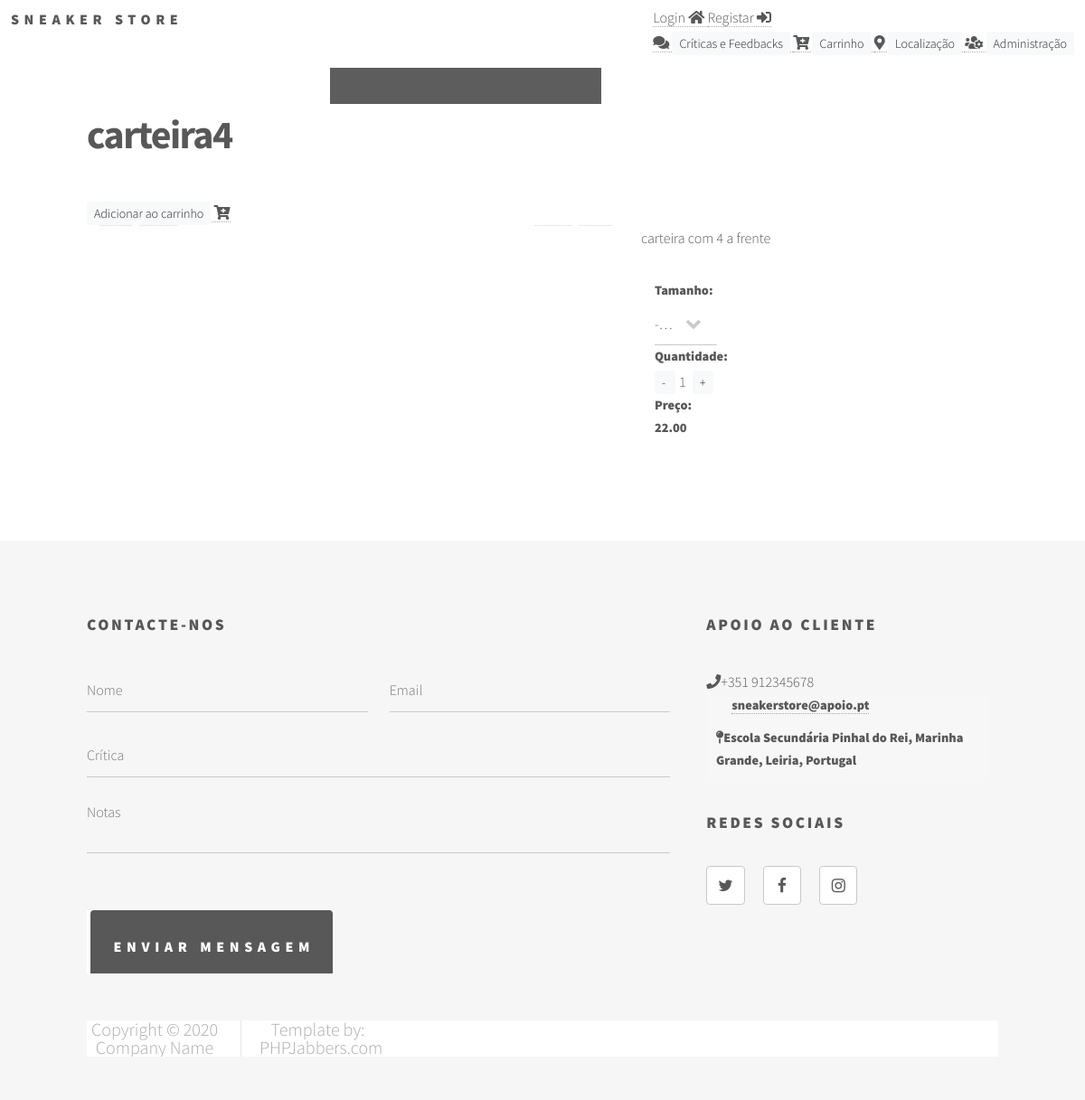
Page /References/PAPFilipe-main/ListaProduto.php?id=52 on the committed database.
### tables this page shows
CREATE TABLE `marcas`  (
  `marcaId` int(11) NOT NULL AUTO_INCREMENT,
  `marcaNome` varchar(45) NOT NULL,
  `marcaLogoURL` varchar(255) NOT NULL,
  PRIMARY KEY (`marcaId`) USING BTREE
);

CREATE TABLE `produtos`  (
  `produtoId` int(11) NOT NULL AUTO_INCREMENT,
  `produtoNome` varchar(45) NOT NULL,
  `produtoPreco` decimal(10, 2) NOT NULL,
  `produtoDestaque` enum('Sim','Nao') NOT NULL DEFAULT 'Nao',
  `produtoImagemURL` varchar(255) NOT NULL,
  `produtoTipoCategoriaCategoriaId` int(11) NOT NULL,
  `produtoTipoCategoriaTipoId` int(11) NOT NULL,
  `produtoGenero` enum('M','F','U') NOT NULL DEFAULT 'U',
  `produtoDescricao` text NOT NULL,
  `produtoDesconto` decimal(5, 2) NULL DEFAULT 0.00,
  PRIMARY KEY (`produtoId`) USING BTREE,
  INDEX `fk_produtos_tipoCategorias1_idx`(`produtoTipoCategoriaCategoriaId`, `produtoTipoCategoriaTipoId`) USING BTREE,
  CONSTRAINT `fk_produtos_tipoCategorias1` FOREIGN KEY (`produtoTipoCategoriaCategoriaId`, `produtoTipoCategoriaTipoId`) REFERENCES `tipocategorias` (`tipoCategoriaCategoriaId`, `tipoCategoriaTipoId`) ON DELETE NO ACTION ON UPDATE NO ACTION
);

### References/PAPFilipe-main/ListaProduto.php (the view, shortened to what this page needs)
<?php
include_once("includes/body.inc.php");
top();
$con=mysqli_connect("localhost","root","","pap2021sneakerstore");
$id=intval($_GET["id"]);
$sql="select * from produtos where produtoId=".$id;
$result=mysqli_query($con,$sql);
$dados=mysqli_fetch_array($result);
?>
	<div id="main">
		<div class="inner">
			<h1><?php echo $dados["produtoNome"] ?><span class="pull-right"><?php echo $dados["produtoPreco"] ?>€</span></h1>
			<a href="#" onclick="adicionaCarrinho(<?php echo $id?>)">
			<span class="btn-sm btn-light">Adicionar ao carrinho</span>
			<i class="fas fa-cart-plus"></i>
			</a>
			<div class="container-fluid">
				<div class="row">
					<div class="col-lg-7">
						<div id="carouselExampleIndicators" class="carousel slide" data-ride="carousel">
							<ol class="carousel-indicators">
								<li data-target="#carouselExampleIndicators" data-slide-to="1"></li>
								<li data-target="#carouselExampleIndicators" data-slide-to="2"></li>
								<li data-target="#carouselExampleIndicators" data-slide-to="3"></li>
								<li data-target="#carouselExampleIndicators" data-slide-to="4"></li>
							</ol>
							<a class="carousel-control-prev" href="#carouselExampleIndicators" role="button" data-slide="prev">
								<span class="carousel-control-prev-icon" aria-hidden="true"></span>
							</a>
							<a class="carousel-control-next" href="#carouselExampleIndicators" role="button" data-slide="next">
								<span class="carousel-control-next-icon" aria-hidden="true"></span>
							</a>
						</div>
					</div>
					<div class="col-lg-5">
						<p><?php echo $dados["produtoDescricao"] ?></p>
						<div class="col-lg-3 col-md-4 col-sm-6 col-xs-12">
							<div class="form-group">
								<label class="m-n">Tamanho:</label>
								<select>
									<option value="">-- --</option>
								</select>
								<td><label class="m-n">Quantidade:</label><span class="btn-sm btn-light"> - </span> <span class="text-center pl-1 pr-1">1</span> <span  class="btn-sm btn-light">+</span></td>
                                <td><label class="m-n">Preço: <?php echo $dados['produtoPreco'] ?></label>
                                     </td>
							</div>
						</div>
							</div>
			<br>
		</div>
	</div>
        </div>
    </div>
<?php
bot();
?>

### References/PAPFilipe-main/includes/body.inc.php (shortened to what this page needs)
<?php
function top(){
    ?>
    <!DOCTYPE HTML>
<html>
	<head>
		<link rel="stylesheet" href="assets/bootstrap/css/bootstrap.min.css" />
		<link rel="stylesheet" href="assets/css/main.css" />
        <link rel="stylesheet" href="https://use.fontawesome.com/releases/v5.15.2/css/all.css">
	</head>
	<body class="is-preload">
			<div id="wrapper">
					<header id="header" >
						<a href="index.php" class="logo">
							<span class="title">Sneaker Store</span>
						</a>
							<div style="float: right">
							<a href="#" data-toggle="modal" data-target="#login">Login
                                <i class="fas fa-home"></i>
							<a href="#" data-toggle="modal" data-target="#regista">Registar
                                <i class="fas fa-sign-in-alt"></i></a>
                                <br>
                                <a href="CriticasEFeedBacks.php">
                                    <i class="fas fa-comments"></i>
                                    <span class="btn-sm btn-light">Críticas e Feedbacks</span>
                                </a>
                                <a href="carrinho.php">
                                    <i class="fas fa-cart-plus"></i>
                                    <span class="btn-sm btn-light">Carrinho</span>
                                </a>
                                <a href="contact.php">
                                    <i class="fas fa-map-marker-alt"></i>
                                    <span class="btn-sm btn-light">Localização</span>
                                </a>
                                <a href="admin/admin.php">
                                    <i class="fas fa-users-cog"></i>
                                    <span class="btn-sm btn-light">Administração</span>
                                </a>
							</div>
						<div class="nav" style="width: 100%;">
							<ul style="background-color: #5d5d5d; margin-left: 30%">
                                <?php
                                $con=mysqli_connect(HOST,USER,PWD,DATABASE);
                                $sql="select * from marcas";
                                $result=mysqli_query($con,$sql);
                                while($dados=mysqli_fetch_array($result)){
                                ?>
                                <li><a class="menu" href="Marca.php?id=<?php echo $dados["marcaId"] ?>"><?php echo $dados["marcaNome"] ?></a></li>
                                <?php
                                }
                                ?>
							</ul>
						</div>
					</header>
    <?php
        }
?>
                <?php
function bot(){
    ?>
                <footer id="footer">
                    <div class="inner">
                        <section>
                            <h2>Contacte-nos</h2>
                            <form method="post" action="#">
                                <div class="fields">
                                    <div class="field half">
                                        <input type="text" name="nome" id="nome" placeholder="Nome" />
                                    </div>
                                    <div class="field half">
                                        <input type="text" name="email" id="email" placeholder="Email" />
                                    </div>
                                    <div class="field">
                                        <input type="text" name="notas" id="notas" placeholder="Crítica" />
                                    </div>
                                    <div class="field">
                                        <textarea name="message" id="message" rows="3" placeholder="Notas"></textarea>
                                    </div>
                                    <div class="field text-right">
                                        <label>&nbsp;</label>
                                        <ul class="actions" style="width: 290px; height: 70px">
                                            <li><input type="submit" value="Enviar Mensagem" class="primary" style="height: 80px; text-align: center;" /></li>
                                        </ul>
                                    </div>
                                </div>
                            </form>
                        </section>
                        <section>
                            <h2>Apoio ao Cliente</h2>
                            <table class="alt" style="background-color: white">
                                <th><span class="fa fa-envelope-o"></span> <a href="https://www.google.com/intl/pt-PT/gmail/about/#">sneakerstore@apoio.pt</a></th>
                                <thead><span class="fa fa-phone"></span> +351 912345678</thead>
                                <th><span class="fa fa-map-pin"></span>Escola Secundária Pinhal do Rei, Marinha Grande, Leiria, Portugal</th>
                            </table>
                            <h2>Redes Sociais</h2>
                            <table class="icons" style="height: 51px; width: 300px">
                                <tr><a href="https://twitter.com/login?lang=pt" class="icon style2 fa-twitter"><span class="label" style="background-color: #ffffff">Twitter</span></a></tr>
                                <tr ><a href="https://pt-pt.facebook.com/" class="icon style2 fa-facebook" style="margin-left: 20px; margin-right: 20px"><span class="label">Facebook</span></a></tr>
                                <tr><a href="https://www.instagram.com/" class="icon style2 fa-instagram"><span class="label">Instagram</span></a></tr>
                            </table>
                        </section>
                        <ul class="copyright" >
                            <li>Copyright © 2020 Company Name</li>
                            <li>Template by: <a href="https://www.phpjabbers.com/">PHPJabbers.com</a></li>
                        </ul>
                    </div>
                </footer>
            </div>
    </body>
</html>
    <?php
        }
?>

### rows in the picture
produtos: produtoNome "carteira4", produtoDescricao "carteira com 4 a frente", produtoPreco "22.00"
